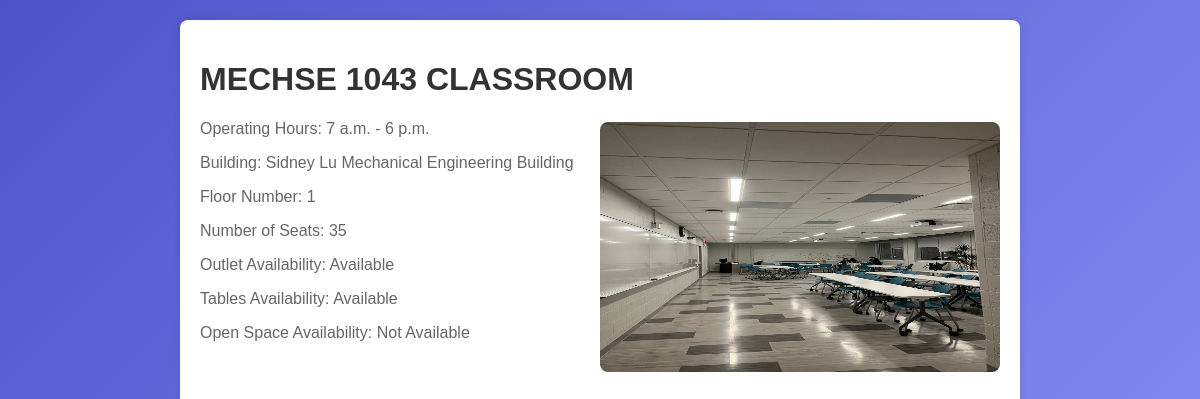
The app's page /study_space_finder/room/1/, older data.
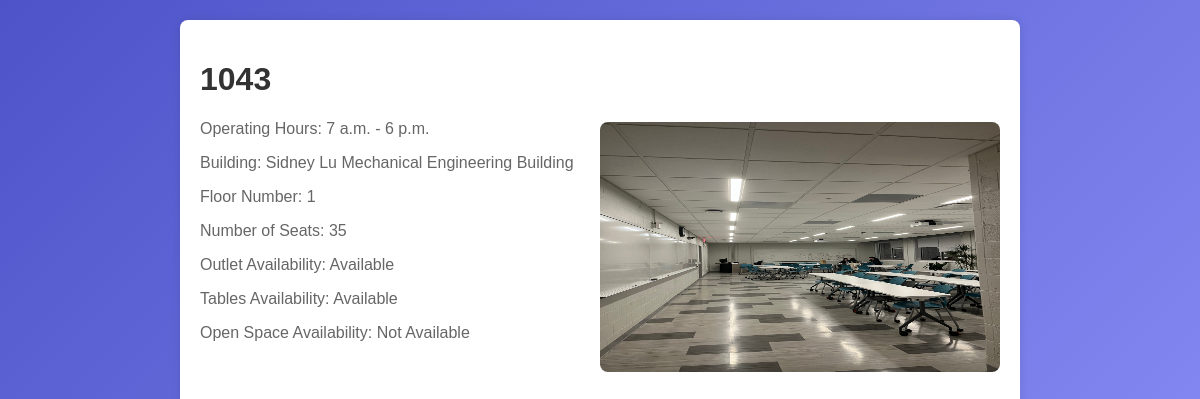
The same page, newer data.
### study_space_finder/models.py (models this page shows, shortened)
class RoomDetails(models.Model):
    room_name = models.CharField(max_length=200)
    building_name = models.CharField(max_length=200)
    floor_number = models.IntegerField(default=0)
    operating_start_hours = models.TimeField(editable=True, blank=True)
    operating_end_hours = models.TimeField(editable=True, blank=True)
    number_of_seats = models.IntegerField()
    white_board_availability = models.BooleanField(default=False)
    outlet_availability = models.BooleanField(default=False)
    tables_availability = models.BooleanField(default=False)
    open_space_availability = models.BooleanField(default=False)
    coordinate_latitude = models.DecimalField(max_digits=9, decimal_places=7, default=0.0)
    coordinate_longitude = models.DecimalField(max_digits=9, decimal_places=7, default=0.0)
    photo = models.ImageField(blank=True, null=True)

### study_space_finder/views.py (the view)
# urls.py: path('room/<int:room_id>/', views.room_details, name='room_details'),
def room_details(request, room_id):
    room = get_object_or_404(RoomDetails, pk=room_id)
    return render(request, "room_details.html", {"room": room})

### study_space_finder/templates/room_details.html (shortened to what this page needs)
<!DOCTYPE html>
<html lang="en">
<head>
</head>
<body>
    <div class="container">
        <h1>{{ room.room_name }}</h1>
        <p>Operating Hours: {{ room.operating_start_hours }} - {{ room.operating_end_hours }}</p>
        <p>Building: {{ room.building_name }}</p>
        <p>Floor Number: {{ room.floor_number }}</p>
        <p>Number of Seats: {{ room.number_of_seats }}</p>
        <p>Outlet Availability: {% if room.outlet_availability %}Available{% else %}Not Available{% endif %}</p>
        <p>Tables Availability: {% if room.tables_availability %}Available{% else %}Not Available{% endif %}</p>
        <p>Open Space Availability: {% if room.open_space_availability %}Available{% else %}Not Available{% endif %}</p>
        {% block content %}
        {% load static %}
        <img src= "{% static room.photo.url %}" alt="Photo of {{ room.name }}"  class="imag">
    {% endblock %}
    </div>
</body>
</html>

Row changes from the older to the newer data that the page shows:
changed RoomDetails "Sidney Lu Mechanical Engineering Building": room_name "MECHSE 1043 CLASSROOM" → "1043"
